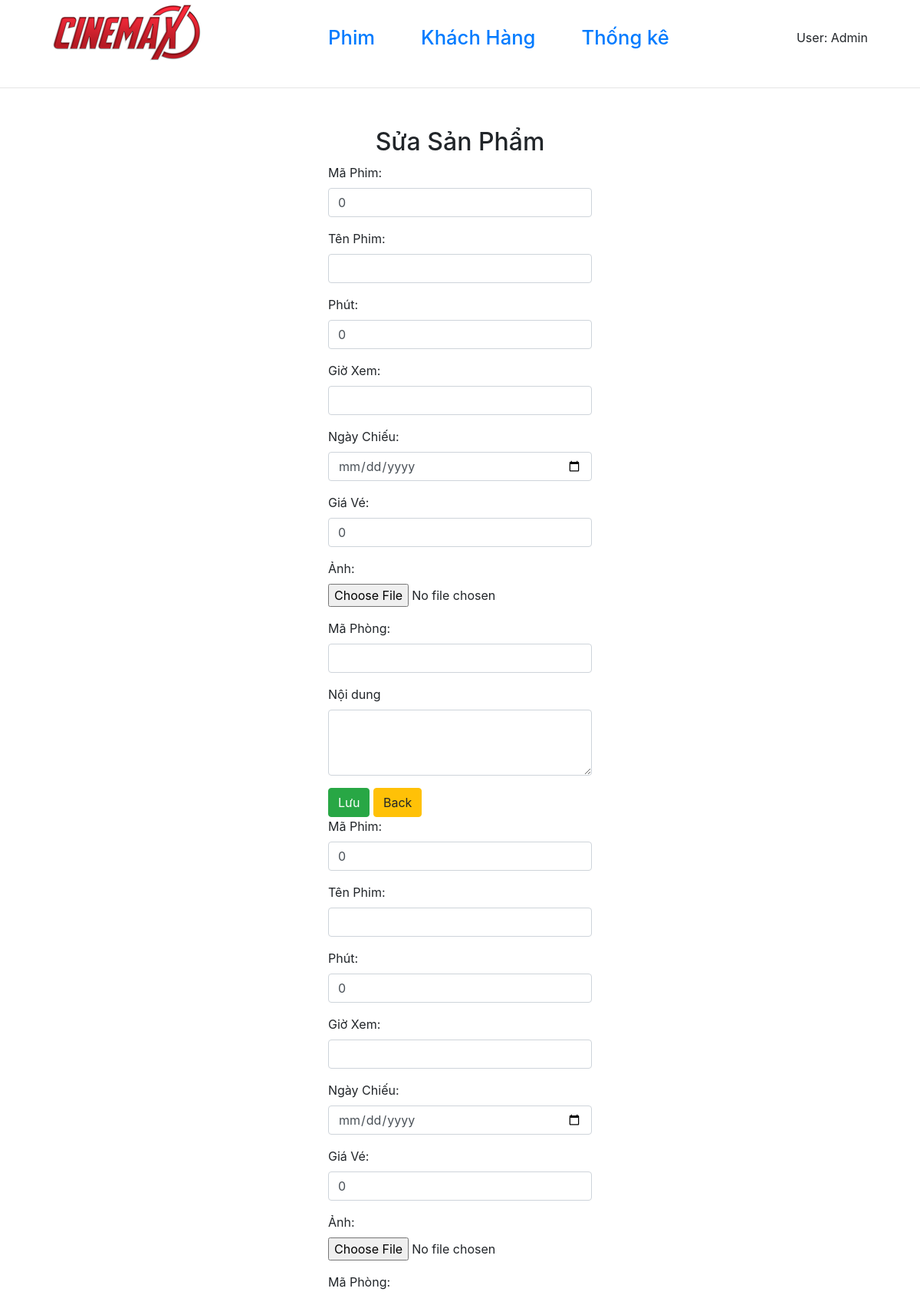
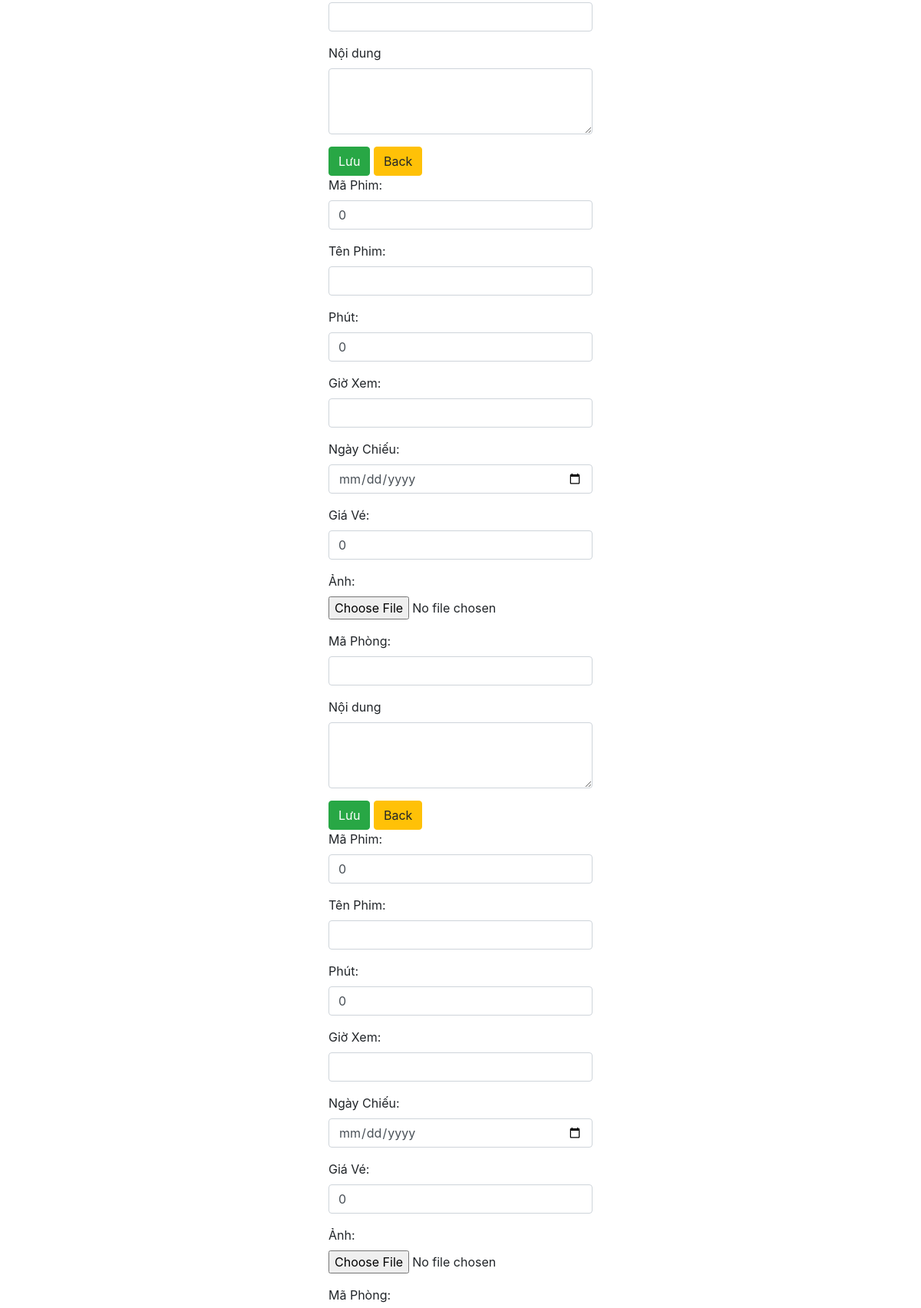
The app's page /admin/phim/sua.php (upper part) with its own data (2 pictures, top to bottom).
### tables this page shows
CREATE TABLE `phim` (
  `maphim` int(11) NOT NULL,
  `tenphim` text DEFAULT NULL,
  `title` text DEFAULT NULL,
  `phut` int(11) DEFAULT NULL,
  `gioxem` text DEFAULT NULL,
  `ngaychieu` date DEFAULT NULL,
  `giave` int(11) DEFAULT NULL,
  `img` text NOT NULL,
  `maphong` text NOT NULL
);

### admin/database/dbhelper.php (called while the page is built, shortened)
<?php
function executeResult($sql)
{
	$con = mysqli_connect(HOST, USERNAME, PASSWORD, DATABASE);
	$result = mysqli_query($con, $sql);
	$data   = [];
	while ($row = mysqli_fetch_array($result, 1)) {
		$data[] = $row;
	}
	return $data;
}

### admin/phim/sua.php (the view, shortened to what this page needs)
<?php
require('../header.php');
?>
<?php
require_once('../database/dbhelper.php');
?>
<!DOCTYPE html>
<html>
<head>
    <link rel="stylesheet" href="https://maxcdn.bootstrapcdn.com/bootstrap/4.4.1/css/bootstrap.min.css">
    <link href="https://cdn.jsdelivr.net/npm/summernote@0.8.18/dist/summernote.min.css" rel="stylesheet">
</head>
<body>
    <div class="container">
        <div class="panel panel-primary">
            <div class="panel-heading">
                <h2 class="text-center">Sửa Sản Phẩm</h2>
            </div>
            <div class="panel-body">
                <form method="POST" enctype="multipart/form-data">
                <?php
                $maphim=$_GET['maphim'];
                $sql="select * from phim where maphim = '$maphim'";
                $data = executeResult($sql);
                foreach($data as $row){
                    echo'
                     <div class="form-group">
                        <label for="name">Mã Phim:</label>
                        <input required="true" type="text" class="form-control" id="maphim" name="maphim" value="'.$row['maphim'].'">
                    </div>
                    <div class="form-group">
                        <label for="name">Tên Phim:</label>
                        <input required="true" type="text" class="form-control"  name="tenphim" value="'.$row['tenphim'].'">
                    </div>
                    <div class="form-group">
                        <label for="name">Phút:</label>
                        <input required="true" type="text" class="form-control" name="phut" value="'.$row['phut'].'">
                    </div>
                    <div class="form-group">
                        <label for="name">Giờ Xem:</label>
                        <input required="true" type="text" class="form-control"  name="gioxem" value="'.$row['gioxem'].'">
                    </div>
                    <div class="form-group">
                        <label for="name">Ngày Chiếu:</label>
                        <input type="date" required="true" class="form-control"  name="ngaychieu" value="'.$row['ngaychieu'].'">
                    </div>
                    <div class="form-group">
                        <label for="name">Giá Vé:</label>
                        <input required="true" type="number" class="form-control" name="giave" value="'.$row['giave'].'">
                    </div>
                    <div class="form-group">
                        <label for="name">Ảnh:</label>
                        <input type="file" class="form-control-file" id="img" id="img" name="img">
                    </div>
                    <div class="form-group">
                        <label for="name">Mã Phòng:</label>
                        <input required="true" type="text" class="form-control"  name="maphong" value="'.$row['maphong'].'">
                    </div>
                    <div class="form-group">
                        <label for="exampleFormControlTextarea1">Nội dung</label>
                        <textarea class="form-control" rows="3" name="title"></textarea>
                    </div>
                    <button name="btn_Luu" class="btn btn-success" onclick="go()">Lưu</button>
                    <a href="<?= $previous ?>" class="btn btn-warning">Back</a>
                    ';
                }
                ?>
                </form>
            </div>
        </div>
    </div>
</body>
</html>

### admin/index.css (style rules this page uses)
.container { display: flex; justify-content: center; padding-top: 35px; }

### records on screen
phim: maphim "0", phut "0", giave "0"
phim: maphim "0", phut "0", giave "0"
phim: maphim "0", phut "0", giave "0"
phim: maphim "0", phut "0", giave "0"
